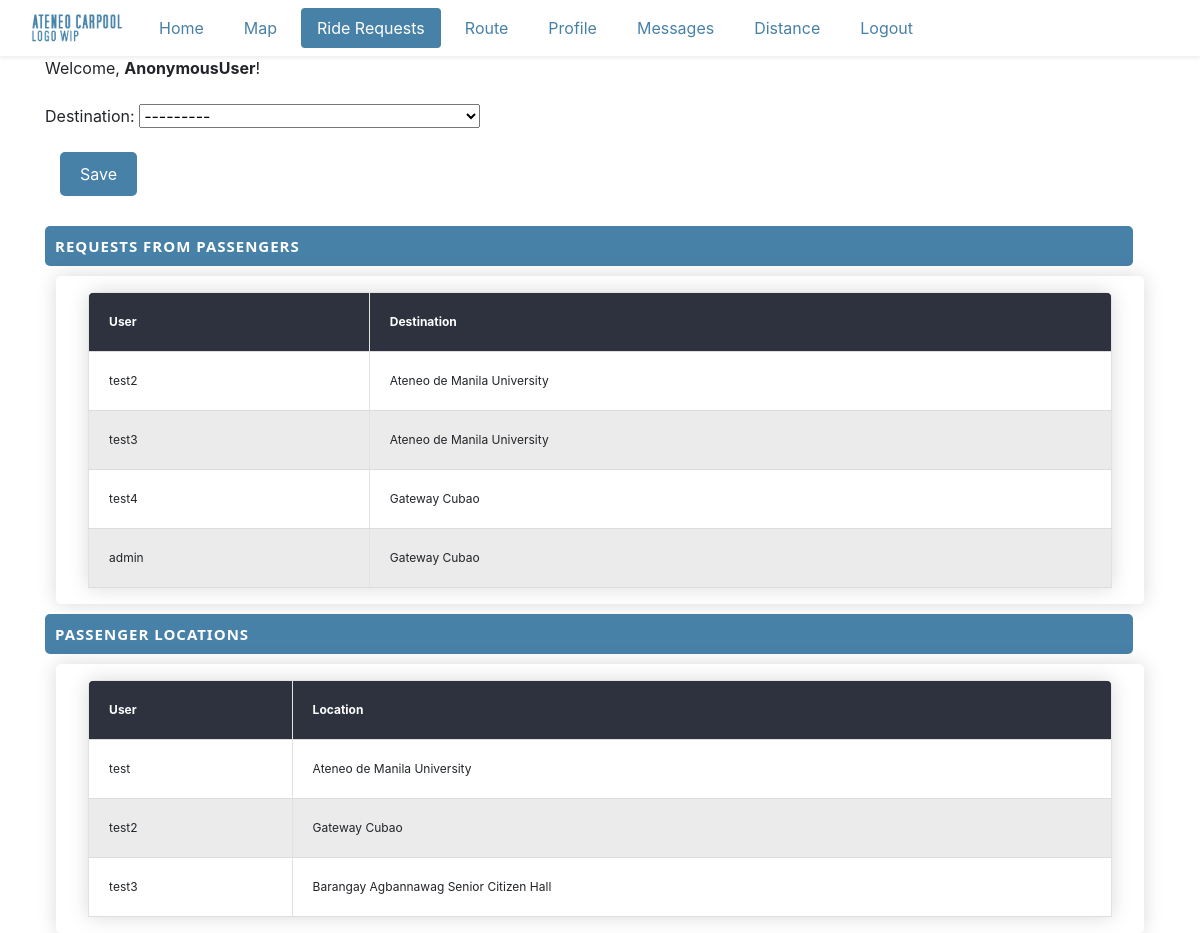
The page /destination_requests on the database as committed earlier.
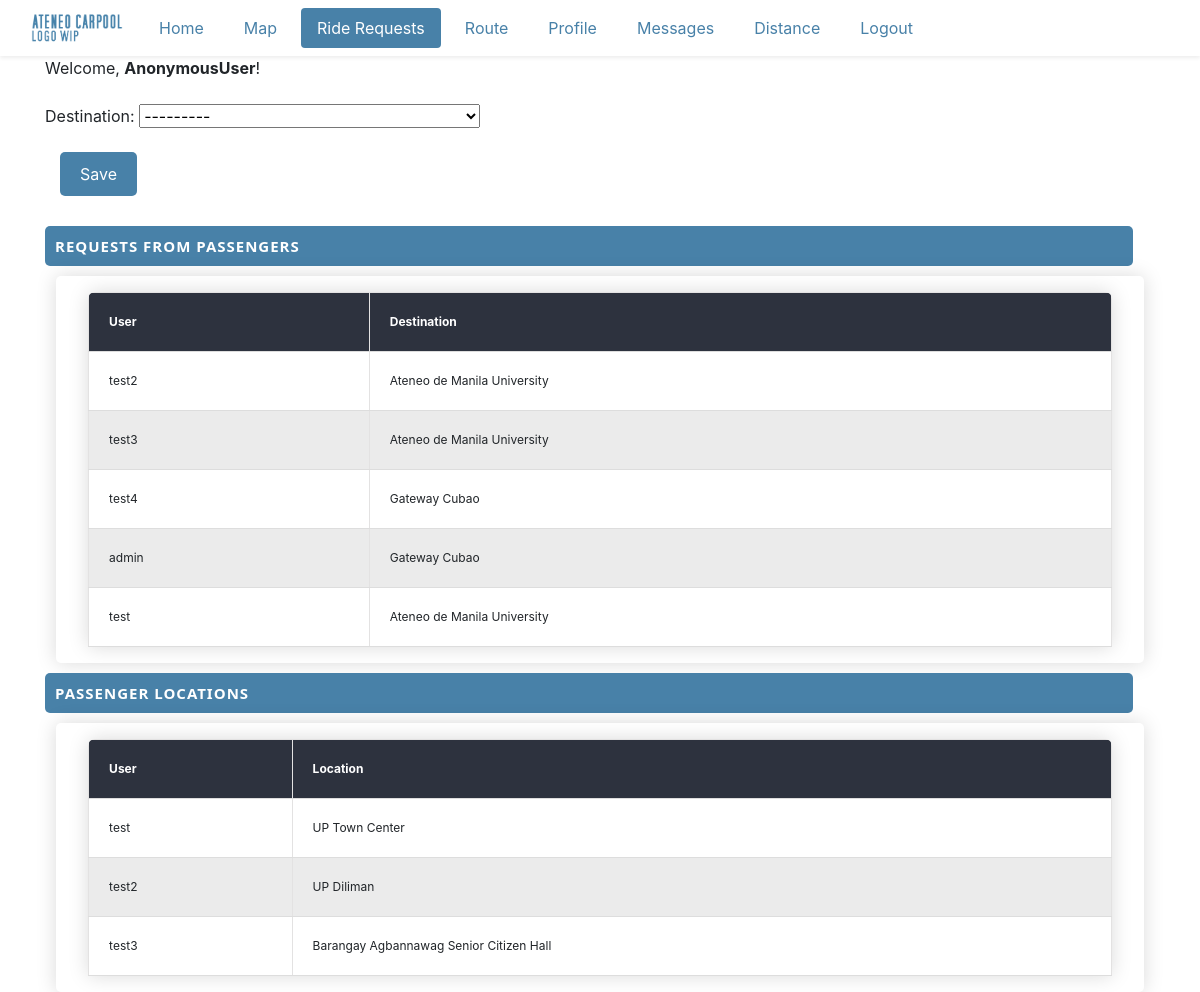
The same page on the database as committed later.
### project_content/models.py (models this page shows, shortened)
class DestinationRequest(models.Model):
    user = models.OneToOneField(User, on_delete=models.CASCADE)
    destination = models.ForeignKey(Locations, on_delete=models.CASCADE)

class Locations(models.Model):
    name = models.CharField(max_length=500)
    zipcode = models.CharField(max_length=200, blank=True, null=True)
    city = models.CharField(max_length=200, blank=True, null=True)
    country = models.CharField(max_length=200, blank=True, null=True)
    address = models.CharField(max_length=200, blank=True, null=True)
    created_at = models.DateTimeField(auto_now_add=True, blank=True, null=True)
    edited_at = models.DateTimeField(auto_now=True)
    lat = models.CharField(max_length=200,blank=True, null=True)
    lng = models.CharField(max_length=200,blank=True, null=True)
    place_id = models.CharField(max_length=200,blank=True, null=True)
    def __str__(self):
        return self.name

class UserLocation(models.Model):
    user = models.OneToOneField(User, on_delete=models.CASCADE)
    user_location = models.CharField(max_length=255)

### project_content/views.py (the view, shortened to what this page needs)
# urls.py: path("destination_requests", DestinationRequestsView.as_view(), name='destination_requests'),
class DestinationRequestsView(View):
    template_name = "project_content/destination_requests.html"
    def get(self, request):
        form = DestinationRequestForm()
        context = {
            'form': form,
            'data': DestinationRequest.objects.all(),
            'user_locations': UserLocation.objects.all()
        }
        return render(request, self.template_name, context)

### project_content/forms.py
class DestinationRequestForm(forms.ModelForm):
    class Meta:
        model = DestinationRequest
        fields = ('destination',)

### project_content/templates/project_content/destination_requests.html (shortened to what this page needs)
{% extends 'project_content/base.html' %}
{% block content %}
<div class="pageholder container" style="width: 100%;">
    <div> Welcome, <b>{{ user }}</b>! <br><br> </div>
    <form method="post">
        {{ form.as_p }}
        <button class="ourbutton" type="submit">Save</button>
    </form>
    <div class="titleholder">
        <div class="title"> Requests from Passengers </div>
    </div>
    <div class="linkholder" style="margin-left: auto; margin-right: auto;">
            <table id="ourtable3" class="myTable m-3">
                <thead>
                    <tr>
                        <th>User</th>
                        <th>Destination</th>
                    </tr>
                </thead>
                <tbody>
                    {% for passenger in data %}
                    <tr>
                        <td> {{ passenger.user }} </td>
                        <td> {{ passenger.destination }} </td>
                    </tr>
                    {% endfor %}
                </tbody>
            </table>
     </div>
     <div class="titleholder">
        <div class="title"> Passenger Locations </div>
    </div>
    <div class="linkholder" style="margin-left: auto; margin-right: auto;">
            <table id="ourtable3" class="myTable m-3">
                <thead>
                    <tr>
                        <th>User</th>
                        <th>Location</th>
                    </tr>
                </thead>
                <tbody>
                    {% for passenger in user_locations %}
                    <tr>
                        <td> {{ passenger.user }} </td>
                        <td> {{ passenger.user_location }} </td>
                    </tr>
                    {% endfor %}
                </tbody>
            </table>
     </div>
</div>
{% endblock %}

Rows that differ between the two databases and show on the page:
added DestinationRequest: user "test", destination "Ateneo de Manila University"
changed UserLocation "test": user_location "Ateneo de Manila University" → "UP Town Center"
changed UserLocation "test2": user_location "Gateway Cubao" → "UP Diliman"
